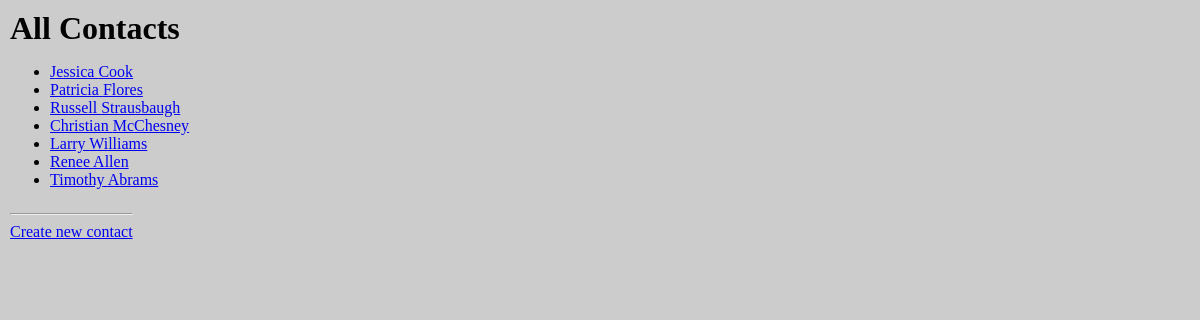
The page /contactsApp/ on the database its author committed.
### contactsApp/models.py (models this page shows, shortened)
class Contact(models.Model):
    first_name = models.CharField(max_length=200)
    last_name = models.CharField(max_length=200)
    birthday = models.DateField()
    phone_number = models.CharField(max_length=200)
    is_cell = models.BooleanField()

### contactsApp/views.py (the view)
# urls.py: path('', views.index, name='index'),
def index(request):
    contacts_list = Contact.objects.order_by('id')
    context = {'contacts_list': contacts_list}
    return render(request, 'contactsApp/index.html', context)

### contactsApp/templates/contactsApp/index.html (shortened to what this page needs)
<!DOCTYPE html>
<html lang="en" dir="ltr">
  <head>
  </head>
  <body>
    <div id="container">
      <h1>All Contacts</h1>
      {% if contacts_list %}
        <ul>
          {% for contact in contacts_list %}
            <li><a href="/contactsApp/{{contact.id}}/">{{contact.first_name}} {{contact.last_name}}</a></li>
          {% endfor %}
        </ul>
      {% else %}
        <p>No contacts are available.</p>
      {% endif %}
      <div><hr/><a href="/contactsApp/create/">Create new contact</a></div>
    </div>
  </body>
</html>

### contactsApp/templates/contactsApp/index.html (style rules this page uses)
html, body { box-sizing: border-box; height: 100%; margin: 0; min-height: 100%; padding: 0; width: 100%; }
#container { background-color: #CCC; padding: 10px; height: 100%; display: flex; align-items: flex-start; flex-direction: column; justify-content: flex-start; }
#container > h1 { margin: 0; }

### rows shown on the page
Contact: first_name "Jessica", last_name "Cook"
Contact: first_name "Patricia", last_name "Flores"
Contact: first_name "Russell", last_name "Strausbaugh"
Contact: first_name "Christian", last_name "McChesney"
Contact: first_name "Larry", last_name "Williams"
Contact: first_name "Renee", last_name "Allen"
Contact: first_name "Timothy", last_name "Abrams"
